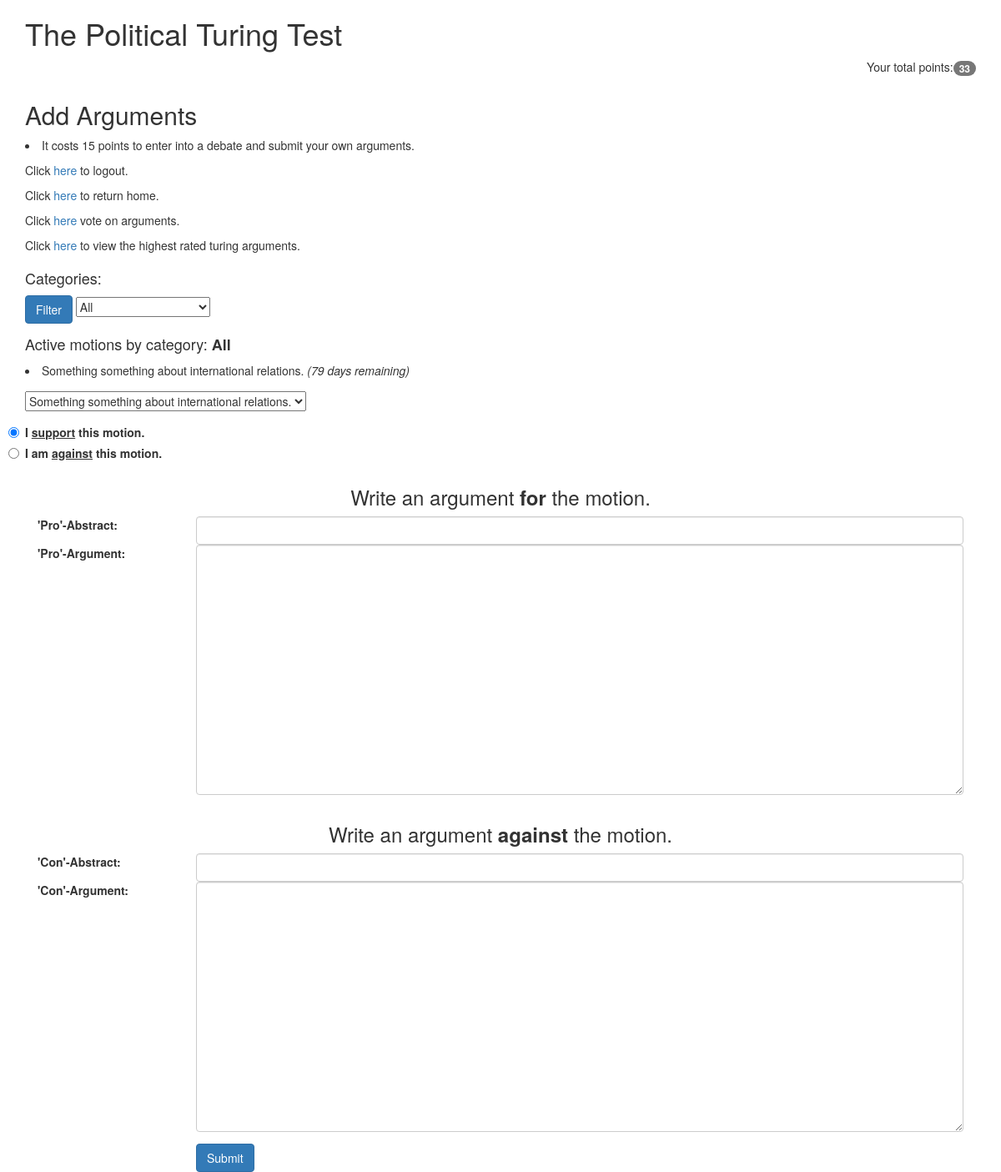
/arguments (signed in), run on the app's committed database.
### models.py (models this page shows, shortened)
class Topic(db.Model):
    __tablename__ = "topics"
    id = db.Column(db.Integer, primary_key=True)
    category = db.Column(db.String, nullable=False)
    topic = db.Column(db.String, nullable=False)
    author_id = db.Column(db.Integer, ForeignKey('users.id'))
    created_date = db.Column(db.Date, default=datetime.date.today)
    status = db.Column(db.Boolean, nullable=False)
    def days_left(self):
        days_remaining = 100 - (datetime.date.today() - self.created_date).days
        if days_remaining > 1 and self.status == True:
            return "{int} days remaining".format(int = days_remaining)
        elif days_remaining == 1 and self.status == True:
            return "*1 day remaining*"
        else:
            return "Closed on {close_date}".format(close_date = self.created_date - datetime.timedelta(days = 10))

### app.py (the view)
@app.route('/arguments', methods=['GET'])
@login_required
def get_arguments():
    user_points = get_user_points()
    update_topic_status()
    category_filter = request.args.get('category_value', 'all')
    categories = db.session.query(Topic.category).distinct()
    user_motions = Motion.query.filter_by(user_id = session['user_id']).all()
    user_topics = [motion.topic_id for motion in user_motions]
    if category_filter == 'all':
        motions = db.session.query(Topic).filter(~ Topic.id.in_(user_topics), Topic.status == True)
        category_header = "All"
    else:
        motions = db.session.query(Topic).filter(~ Topic.id.in_(user_topics), Topic.category == category_filter, Topic.status == True)
        category_header = category_filter
    topics = db.session.query(func.count(Topic.id)).filter_by(status = True).all()[0][0]
    randnum = random.choice(range(1, topics + 1))
    return render_template('arguments.html', category_header = category_header, categories=categories, motions=motions, randnum=randnum, user_points=user_points)

### app.py (called while the page is built)
def login_required(f):
    @wraps(f)
    def wrap(*args, **kwargs):
        if 'logged_in' in session:
            return f(*args, **kwargs)
        else:
            flash('You need to login first.')
            return redirect(url_for('login'))
    return wrap

def get_user_points():
    user = User.query.filter_by(id=session['user_id'])
    return int(user[0].points)

def update_topic_status():
    active_topics = db.session.query(Topic).filter_by(status = True).all()
    for topic in active_topics:
        if "Closed" in topic.days_left():
            updated_topic = Topic.query.get(topic.id)
            updated_topic.status = False
            db.session.commit()

### templates/arguments.html (shortened to what this page needs)
<html>
  <head>
    <link href="static/bootstrap.min.css" rel="stylesheet" media="screen">
  </head>
  <body>
    <div class="container">
      <h1>The Political Turing Test</h1>
      {% if session['logged_in'] %}
      <p align="right">
        Your total points:<span class="badge">{{ user_points }}</span></a><br>
      </p>
      {% endif %}
    </div>
    <div class="container">
      <h2>Add Arguments</h2>
      <li>It costs 15 points to enter into a debate and submit your own arguments. </li>
    </div>
    <div class="container">
    </div>
    <div class="container">
      <p>Click <a href="/logout">here</a> to logout.</p>
      <p>Click <a href="/">here</a> to return home.</p>
      <p>Click <a href="/voting/{{ randnum }}">here</a> vote on arguments.</p>
      <p>Click <a href="/turingarguments/topic/{{ randnum }}/topscoring">here</a> to view the highest rated turing arguments.</p>
    </div>
    <div class="container">
      <form action="" method="get">
        <h4>Categories:</h4>
        <div class="form-group">
          <button class="btn btn-primary" type="submit">Filter</button>
          <select name="category_value">
            <option value="all">All</option>
          </select>
        </div>
      </form>
      <form action="" method="post">
        <div class="form-group">
          <h4>Active motions by category: <strong>{{ category_header }}</strong></h4>
          {% for motion in motions %}
          <li>{{ motion.topic }} <i>({{ motion.days_left() }})</i></li>
          {% endfor %}
        </div>
        <div class="form-group">
          <select name="motion_value">
            {% for motion in motions %}
            <option value="{{ motion.topic }}">{{ motion.topic }}</option>
            {% endfor %}
          </select>
        </div>
        <label class="radio">
          <input type="radio" name="user_stance" id="optionsRadios1" value="pro" checked>
          I <u>support</u> this motion.
        </label>
        <label class="radio">
          <input type="radio" name="user_stance" id="optionsRadios2" value="con">
          I am <u>against</u> this motion.
         </label>
        <div class="form-group argument-box clearfix">
          <h3 class="argument-box-header">Write an argument <strong>for</strong> the motion.</h3>
          <label for="title" class="col-sm-2 control-label">'Pro'-Abstract:</label>
          <div class="col-sm-10">
            <input class="form-control" id="abstract" name="abstract" type="text" value="{{ request.form.abstract }}">
          </div>
          <label for="Content" class="col-sm-2 control-label">'Pro'-Argument:</label>
          <div class="col-sm-10">
            <textarea class="form-control" id="argument" name="argument" style="height: 300px;">{{ request.form.argument }}</textarea>
          </div>
        </div>
        <div class="form-group argument-box clearfix">
          <h3 class="argument-box-header">Write an argument <strong>against</strong> the motion.</h3>
          <label for="title" class="col-sm-2 control-label">'Con'-Abstract:</label>
          <div class="col-sm-10">
            <input class="form-control" id="abstract1" name="abstract1" type="text" value="{{ request.form.abstract1 }}">
          </div>
          <label for="Content" class="col-sm-2 control-label">'Con'-Argument:</label>
          <div class="col-sm-10">
            <textarea class="form-control" id="argument1" name="argument1" style="height: 300px;">{{ request.form.argument1 }}</textarea>
          </div>
        </div>
        <div class="form-group">
          <div class="col-sm-offset-2 col-sm-10">
            <button class="btn btn-primary" type="submit">Submit</button>
          </div>
        </div>
      </form>
    </div>
  </body>
</html>

### templates/arguments.html (style rules this page uses)
.argument-box { margin-bottom: 1em; }
.argument-box-header { text-align: center; }

### data on the page
Topic: topic "Something something about international relations.", days_left "79 days remaining"

### other printed values
{{ user_points }} "33"
{{ category_header }} "All"
form field motion_value "Something something about international relations."
